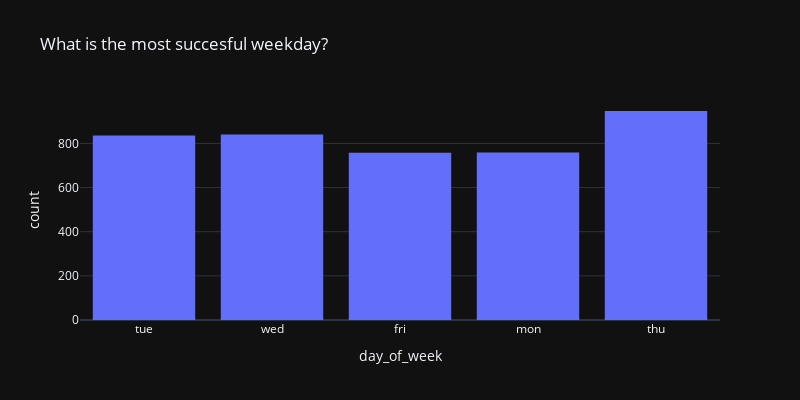
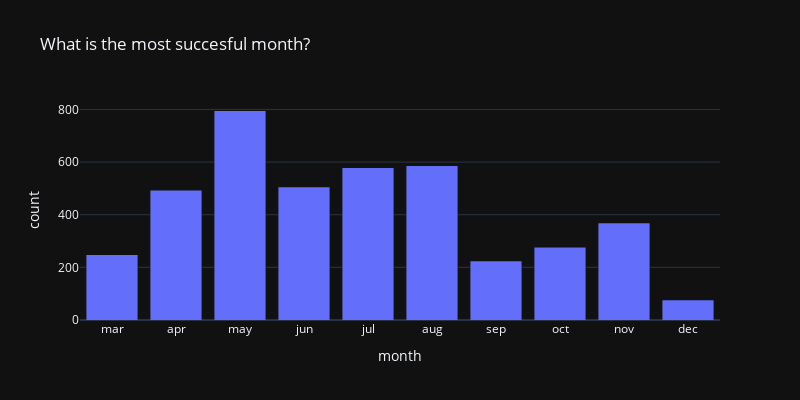

The notebook cell these images were saved under, in order:
### Code cell
success = data_cat_dates[data_cat_dates["class"] == 1].copy()
success['day_of_week'] = pd.Categorical(success['day_of_week'], ["mon", "tue", "wed", "thu", "fri"])
success['month'] = pd.Categorical(success['month'], ["mar", "apr", "may", "jun", "jul", "aug", "sep", "oct", "nov", "dec"])
success.sort_values(['day_of_week'], inplace=True)
success.sort_values(['month'], inplace=True)

fig1 = px.histogram(success, x="day_of_week", template="plotly_dark", width=800, height=400, title="What is the most succesful weekday?")
fig2 = px.histogram(success, x="month", template="plotly_dark", width=800, height=400, title="What is the most succesful month?")

fig1.show()
fig2.show()

### Figure 1 — Plotly figure (JSON) as saved in the notebook; plotly's stock layout.template omitted (floating-point values rounded to 4 significant figures; data arrays with more than 128 entries replaced by an {"elided": "..."} marker saying what was removed)
{"data": [{"alignmentgroup": "True", "bingroup": "x", "hovertemplate": "day_of_week=%{x}<br>count=%{y}<extra></extra>", "legendgroup": "", "marker": {"color": "#636efa", "pattern": {"shape": ""}}, "name": "", "offsetgroup": "", "orientation": "v", "showlegend": false, "type": "histogram", "x": {"elided": "4140 str values"}, "xaxis": "x", "yaxis": "y"}], "layout": {"barmode": "relative", "height": 400, "legend": {"tracegroupgap": 0}, "title": {"text": "What is the most succesful weekday?"}, "width": 800, "xaxis": {"anchor": "y", "domain": [0, 1], "title": {"text": "day_of_week"}}, "yaxis": {"anchor": "x", "domain": [0, 1], "title": {"text": "count"}}}}

### Figure 2 — Plotly figure (JSON) as saved in the notebook; plotly's stock layout.template omitted (floating-point values rounded to 4 significant figures; data arrays with more than 128 entries replaced by an {"elided": "..."} marker saying what was removed)
{"data": [{"alignmentgroup": "True", "bingroup": "x", "hovertemplate": "month=%{x}<br>count=%{y}<extra></extra>", "legendgroup": "", "marker": {"color": "#636efa", "pattern": {"shape": ""}}, "name": "", "offsetgroup": "", "orientation": "v", "showlegend": false, "type": "histogram", "x": {"elided": "4140 str values"}, "xaxis": "x", "yaxis": "y"}], "layout": {"barmode": "relative", "height": 400, "legend": {"tracegroupgap": 0}, "title": {"text": "What is the most succesful month?"}, "width": 800, "xaxis": {"anchor": "y", "domain": [0, 1], "title": {"text": "month"}}, "yaxis": {"anchor": "x", "domain": [0, 1], "title": {"text": "count"}}}}
